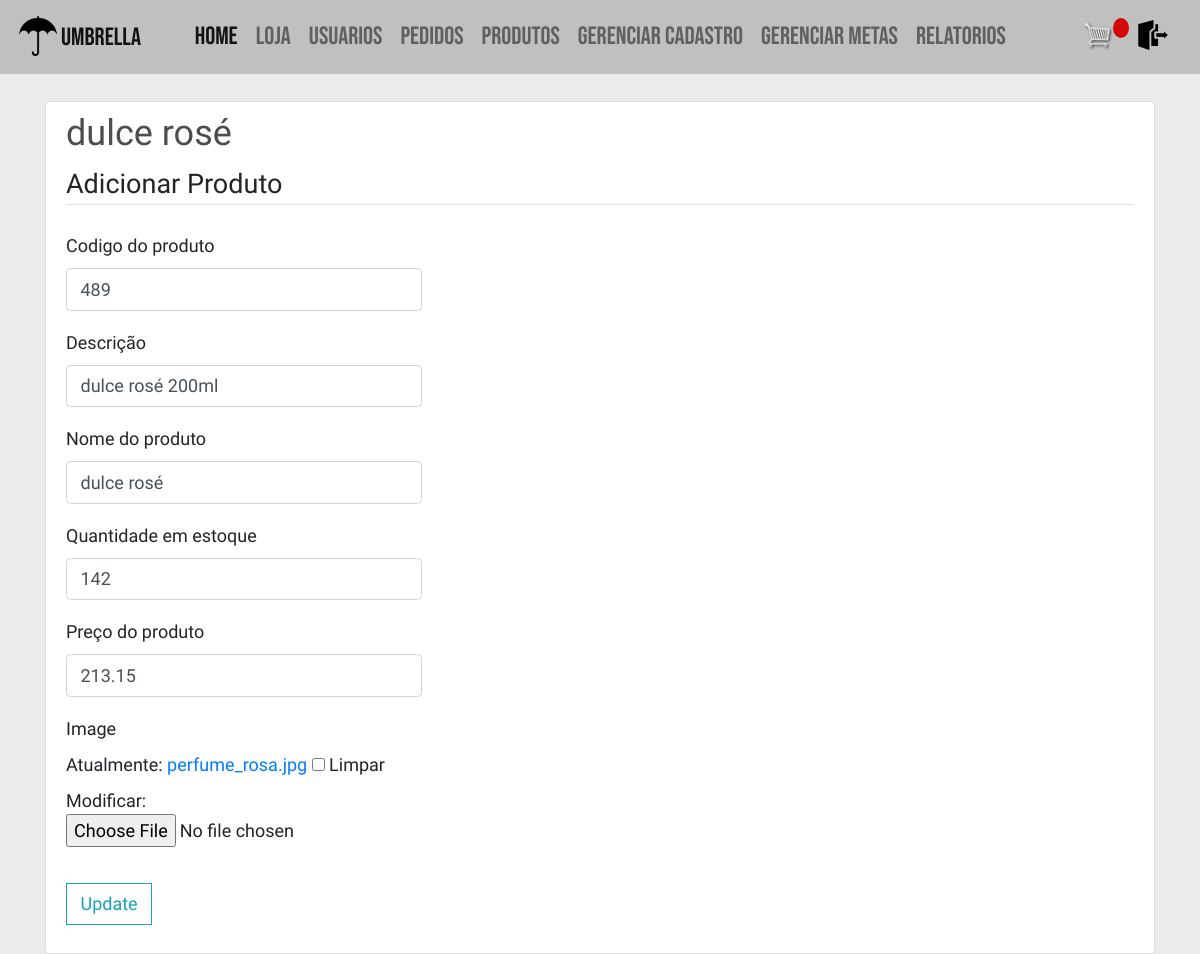
/atualizar_produto/3/ (signed in), run on an earlier commit of the app's database.
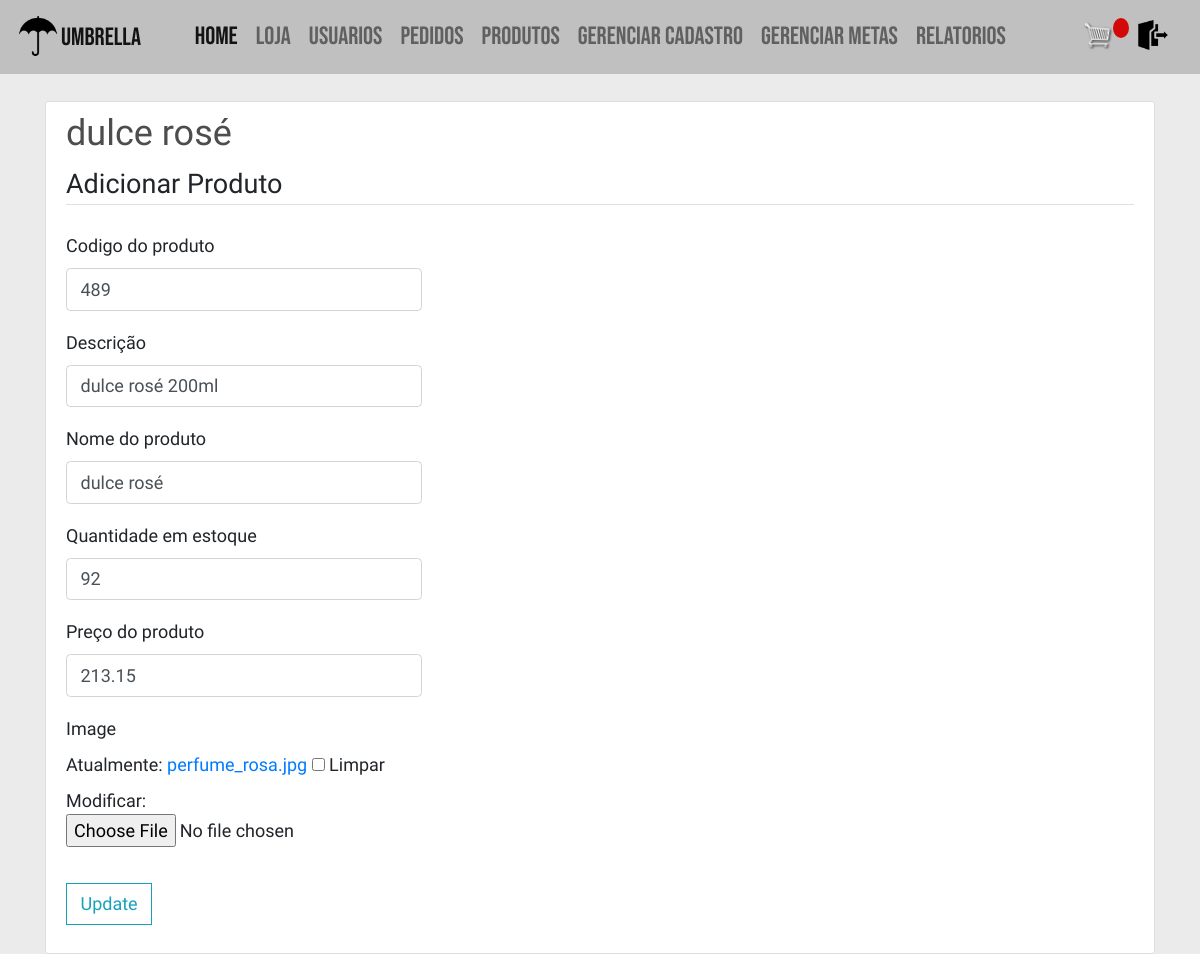
And on a later commit of the database.
### vendas/models.py (models this page shows, shortened)
class Produto(models.Model):
    codigo = models.IntegerField(_("codigo do produto"), unique=True)
    descricao = models.CharField(_("descrição"), max_length=200)
    nome = models.CharField(_("nome do produto"),
                            max_length=100)
    qtde_estoque = models.PositiveIntegerField(
        _("quantidade em estoque"))
    preco = models.FloatField(_("preço do produto"))
    image = models.ImageField(null=True, blank=True)

### vendas/views.py (the view)
# urls.py: path('atualizar_produto/<int:pk>/',views.atualizarProduto, name='atualizar_produto'),
@login_required
@user_passes_test(supervisor_franquia_check)
def atualizarProduto(request, pk):
    produto = Produto.objects.get(id=pk)
    if request.method == 'POST':
        form = FormProduto(request.POST, request.FILES, instance=produto)
        if form.is_valid():
            form.save()
            sweetify.success(request, 'Produto atualizados')
        else:
            sweetify.error(request, 'Houve um erro na atualização dos dados')
    else:
        form = FormProduto(instance=produto)
    return render(request, 'vendas/dados_produtos.html', {'form': form, 'produto': produto})

### vendas/forms.py
class FormProduto(forms.ModelForm):
    class Meta:
        model = Produto
        fields = '__all__'

### users/models.py (called while the page is built)
    def __str__(self):
        return self.email

### vendas/views.py (called while the page is built)
def supervisor_franquia_check(user):
    if user.tipo == User.SUPERVISOR or user.tipo == User.FRANQUIA:
        return True
    else:
        return False

### vendas/templates/vendas/dados_produtos.html (shortened to what this page needs)
{% extends "vendas/base.html" %}
{% load crispy_forms_tags %}
{% block content %}
  <div class="content-section">
    <div class="media">
      <div class="media-body">
        <h2 class="account-heading">{{ produto.nome }}</h2>
      </div>
    </div>
    <form method="POST" enctype="multipart/form-data">
      <fieldset class="form-group">
        <legend class="border-bottom mb-4">Adicionar Produto</legend>
        {{ form|crispy }}
      </fieldset>
      <div class="form-group">
        <button class="btn btn-outline-info" type="submit">Update</button>
      </div>
    </form>
  </div>
{% endblock content %}

What changed in the data, as far as the page shows it:
changed Produto "dulce rosé": qtde_estoque "142" → "92"
